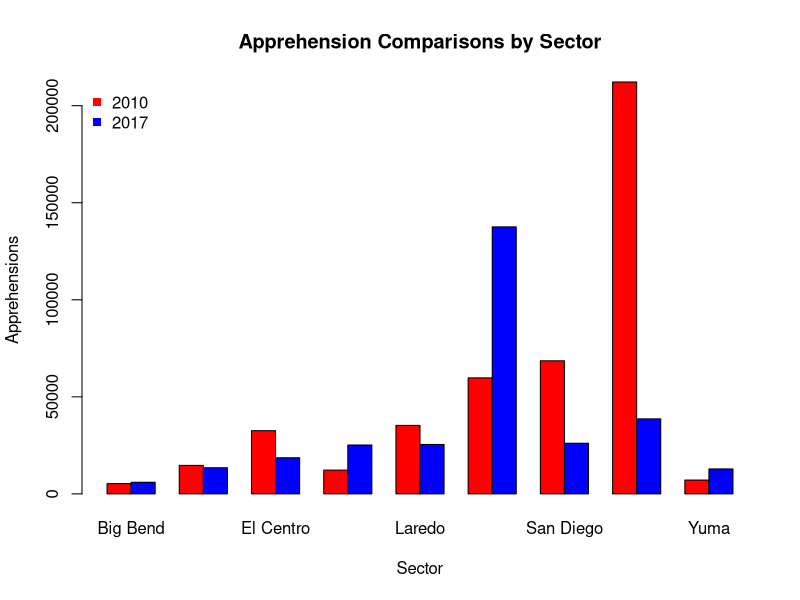
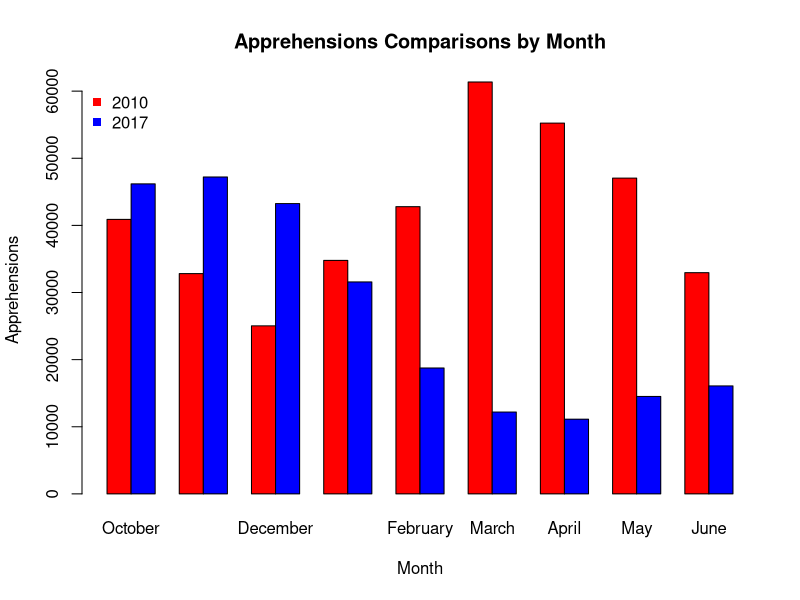
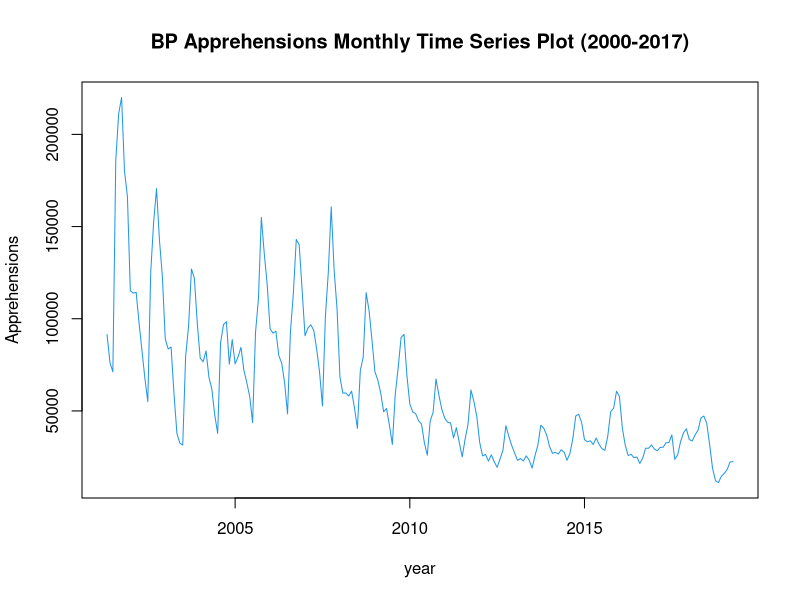

The R source for these figures, in order:
## ---- chunk 1
knitr::opts_chunk$set(echo = TRUE)
## ---- chunk 2
A2010 <- read.csv("BP Apprehensions 2010.csv", header = TRUE, stringsAsFactors = FALSE)
A2017 <- read.csv("BP Apprehensions 2017.csv", header = TRUE, stringsAsFactors = FALSE)
A2000.2017 <- read.csv("BP monthly summaries.csv", header = TRUE, stringsAsFactors = FALSE)

## ---- chunk 3
rownames(A2010) <- A2010[,1]
A2010 <-  subset(A2010, select= -c(Sector))
A2010 <- rbind(A2010, colSums(A2010))
rownames(A2010) <- c(rownames(A2010)[-length(rownames(A2010))], "Total")
A2010 <- cbind(A2010,rowSums(A2010))
colnames(A2010) <- c(colnames(A2010)[-length(colnames(A2010))], "Total")
## ---- chunk 4
rownames(A2017) <- A2017[,1]
A2017 <-  subset(A2017, select= -c(Sector))
A2017 <- rbind(A2017, colSums(A2017))
rownames(A2017) <- c(rownames(A2017)[-length(rownames(A2017))], "Total")
A2017 <- cbind(A2017,rowSums(A2017))
colnames(A2017) <- c(colnames(A2017)[-length(colnames(A2017))], "Total")
## ---- chunk 5
compsect2010 <- as.data.frame(matrix(c(A2010[1,13],A2010[2,13],A2010[3,13],A2010[4,13],A2010[5,13],A2010[6,13],A2010[7,13],A2010[8,13],A2010[9,13]), nrow = 1))
colnames(compsect2010) <- rownames(A2010)[1:9]
compsect2017 <- as.data.frame(matrix(c(A2017[1,13],A2017[2,13],A2017[3,13],A2017[4,13],A2017[5,13],A2017[6,13],A2017[7,13],A2017[8,13],A2017[9,13]), nrow = 1))
colnames(compsect2017) <- rownames(A2010)[1:9]
compsect10.17 <- rbind(compsect2010, compsect2017)
barplot(as.matrix(compsect10.17), beside = TRUE, col = c("red", "blue"), bty="n", ylab = "Apprehensions", xlab = "Sector")
legend("topleft", c("2010","2017"), pch=15,  col=c("red","blue"),  bty="n")        
title("Apprehension Comparisons by Sector")

## ---- chunk 6
compmnth2010 <- as.data.frame(matrix(c(A2010[10,1],A2010[10,2],A2010[10,3],A2010[10,4],A2010[10,5],A2010[10,6],A2010[10,7],A2010[10,8],A2010[10,9]), nrow = 1))
colnames(compmnth2010) <- colnames(A2010)[1:9]
compmnth2017 <- as.data.frame(matrix(c(A2017[10,1],A2017[10,2],A2017[10,3],A2017[10,4],A2017[10,5],A2017[10,6],A2017[10,7],A2017[10,8],A2017[10,9]), nrow = 1))
colnames(compmnth2017) <- colnames(A2010)[1:9]
compmnth10.17 <- rbind(compmnth2010, compmnth2017)
barplot(as.matrix(compmnth10.17), beside = TRUE, col = c("red", "blue"), bty="n", ylab = "Apprehensions", xlab = "Month")
legend("topleft", c("2010","2017"), pch=15,  col=c("red","blue"),  bty="n")
title("Apprehensions Comparisons by Month")
## ---- chunk 7
maxsect2010 <- as.numeric(as.vector(A2010[8,1:12]))
maxsect2017 <- as.numeric(as.vector(A2017[6,1:12]))
var.test(maxsect2010, maxsect2017)
t.test(maxsect2010, maxsect2017, var.equal = TRUE)
## ---- chunk 8
max3mnth2010 <- c(A2010$March[1:9],A2010$April[1:9],A2010$May[1:9])
max3mnth2017 <- c(A2017$October[1:9], A2017$November[1:9], A2017$December[1:9])
var.test(max3mnth2010, max3mnth2017)
t.test(max3mnth2010, max3mnth2017, var.equal = TRUE)
## ---- chunk 9
x1 <- A2000.2017[order(nrow(A2000.2017):1),]
ts1 <- x1[,2:13]
ts2 <- as.vector(t(ts1))
ts3 <- ts(ts2, start = c(2000,17), frequency=12)
ts.plot(ts3, gpars=list(main = "BP Apprehensions Monthly Time Series Plot (2000-2017)",xlab="year", ylab="Apprehensions",lty=c(1:3),col=4))
